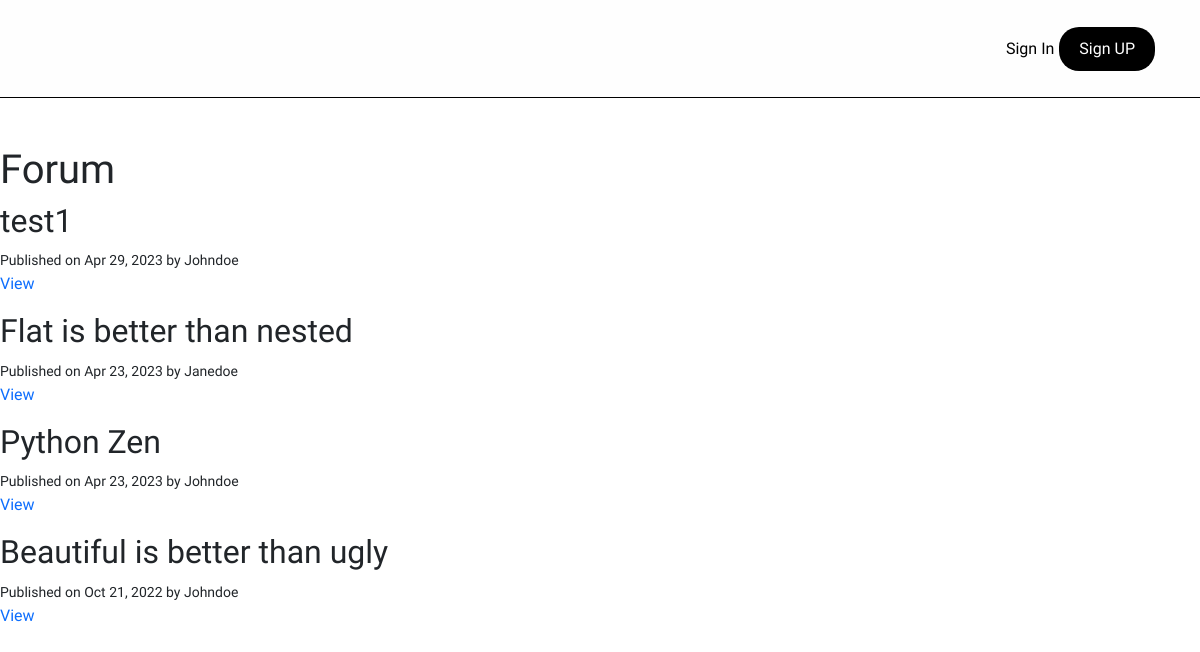
The page /blog/ on the database as committed earlier.
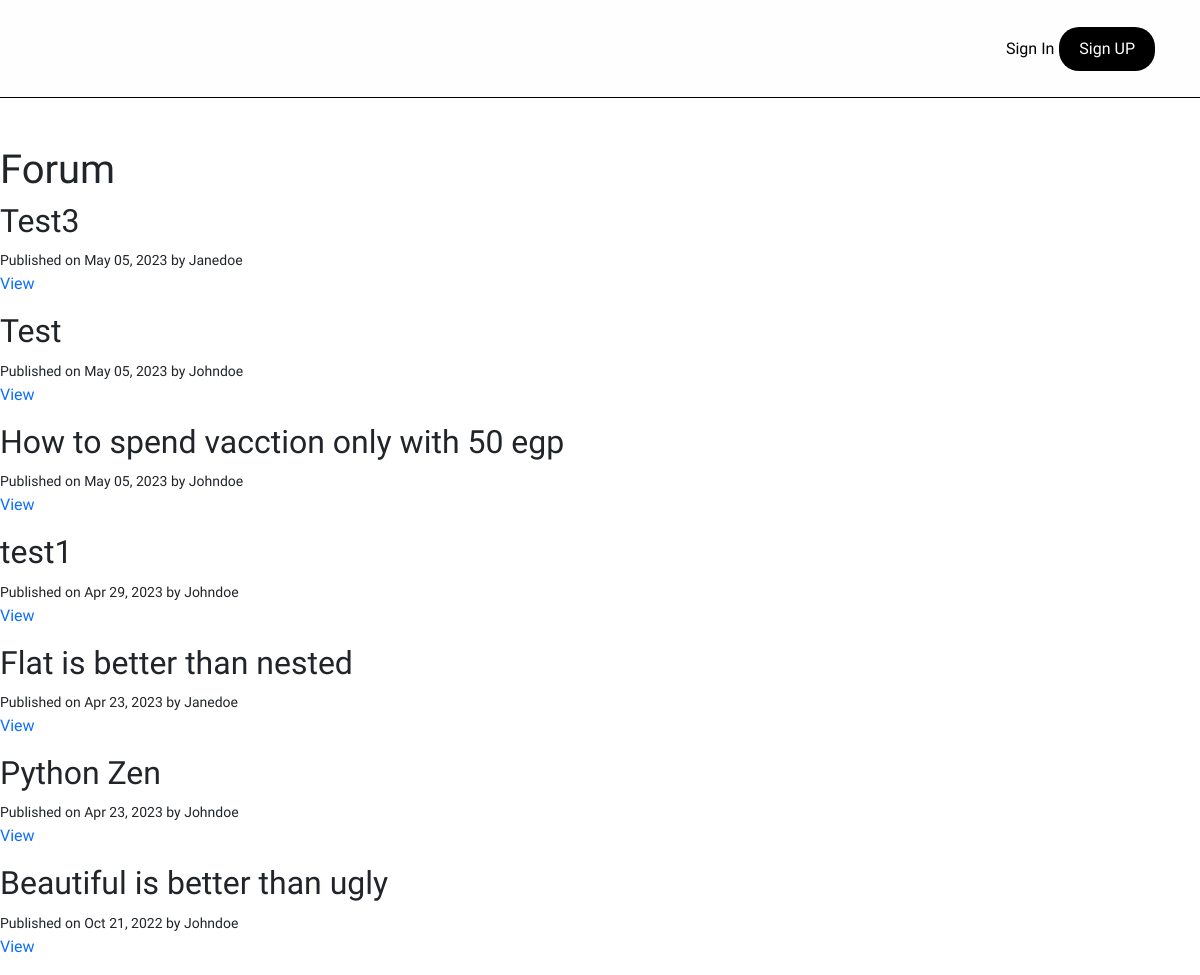
The same page on the database as committed later.
### blog/models.py (models this page shows, shortened)
class Post(models.Model):
    title = models.CharField(max_length=120)
    content = models.TextField()
    published_at = models.DateTimeField(default=timezone.now)
    author = models.ForeignKey(User, on_delete=models.CASCADE)
    categories = models.ManyToManyField(Category, related_name='categories')
    image = models.ImageField(null=True, blank=True)
    likes = models.IntegerField(default=0)
    dislikes = models.IntegerField(default=0)
    class Meta:
        ordering = ['-likes','-published_at']

### blog/views.py (the view)
# urls.py: path('', views.forum,name='forum'),
def forum(request):
    posts = Post.objects.all()
    categories = Category.objects.all()
    return render(request, 'blog/forum.html', {'posts': posts, 'categories': categories})

### blog/templates/blog/forum.html
{% extends 'base.html' %}
{% block content %}
<h1>Forum</h1>
{% for post in posts %}
<h2>{{ post.title }}</h2>
<small>Published on {{ post.published_at| date:"M d, Y" }} by {{ post.author | title}}</small>
<p><a href="{% url 'post-item' post.id%}">View</a></p>
{% endfor %}
{% endblock content %}

Rows that differ between the two databases and show on the page:
added Post: title "Test3", published_at "May 05, 2023", author "Janedoe"
added Post: title "Test", published_at "May 05, 2023", author "Johndoe"
added Post: title "How to spend vacction only with 50 egp", published_at "May 05, 2023", author "Johndoe"
